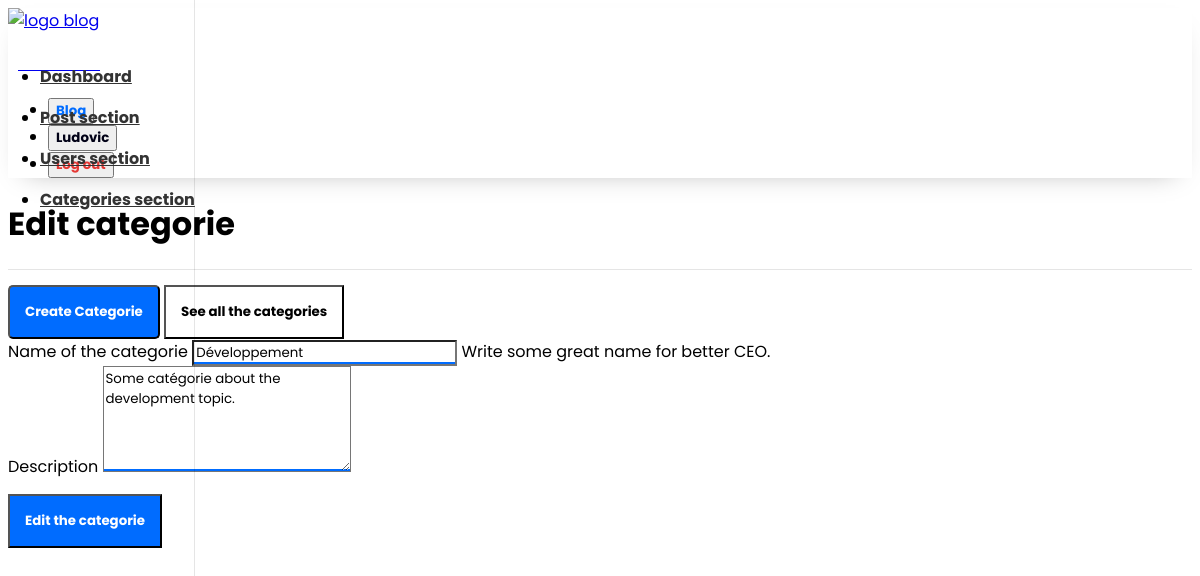
The app's page /app/admin/categories/edit_categories.php?id=15 (signed in) with its own data.
### tables this page shows
CREATE TABLE `categories` (
  `id` int(11) NOT NULL,
  `name` varchar(100) NOT NULL,
  `description` text NOT NULL
);

### app/controllers/categories.php (called while the page is built, shortened)
<?php
include(ROOT_PATH . "/app/db/database.php");
$table       = "categories";
if (isset($_GET["id"])) {
    $id          = $_GET["id"];
    $categorie   = selectOneInTable($table, ["id" => $id]);
    $name        = $categorie["name"];
    $description = $categorie["description"];
}

### app/db/database.php (called while the page is built, shortened)
<?php
require("connect.php");
function execQuery($sql, $data)
{
    global $conn;
    $fetcher = $conn->prepare($sql);
    $values  = array_values($data);
    $types   = str_repeat("s", count($values));
    $fetcher->bind_param($types, ...$values);
    $fetcher->execute();
    return $fetcher;
}
function selectOneInTable($table, $conditions)
{
    $sql = "SELECT * FROM $table";
    $i = 0;
    foreach ($conditions as $key => $value) {
        if ($i === 0) {
            $sql = $sql . " WHERE $key=?";
        } else {
            $sql = $sql . " AND $key=?";
        }
        $i++;
    }
    $sql     = $sql . " LIMIT 1";
    $fetcher = execQuery($sql, $conditions);
    $payload = $fetcher->get_result()->fetch_assoc();
    return $payload;
}

### app/admin/categories/edit_categories.php (the view, shortened to what this page needs)
<?php
    include(ROOT_PATH . "/app/controllers/categories.php");
?>
<!DOCTYPE html>
<html lang="en">
<head>
    <link rel="stylesheet"
        href="https://unpkg.com/bootstrap-material-design@4.1.1/dist/css/bootstrap-material-design.min.css"
 />
    <link rel="stylesheet" href="https://unicons.iconscout.com/release/v2.0.1/css/unicons.css" />
    <link href="https://cdn.jsdelivr.net/npm/summernote@0.8.15/dist/summernote.min.css" rel="stylesheet" />
    <link href="../../../assets/dashboard.css" rel="stylesheet" />
</head>
<body>
    <?php include(ROOT_PATH . "/app/components/navbar_dashboard.php") ?>
    <div class="container-fluid">
        <div class="row">
            <main role="main" class="col-md-9 ml-sm-auto col-lg-10 pt-3 px-4">
                <div
                    class="d-flex justify-content-between flex-wrap flex-md-nowrap align-items-center pb-2 mb-3 border-bottom">
                    <h1 style="font-weight: bold">Edit categorie</h1>
                </div>
                <a href="<?php echo BASE_URL . "app/admin/categories/create_categorie.php" ?>"
                    style="text-decoration: none">
                    <button class="btn mr-2"
                        style="background-color: #006cff; color: white; padding: 15px; font-weight: bold; margin-top: 15px; border-radius: 5px">
                        <i class='uil uil-folder-plus'></i>Create Categorie
                    </button>
                </a>
                <a href="<?php echo BASE_URL . "app/admin/categories/categories.php" ?>" style="text-decoration: none">
                    <button class="btn"
                        style="background-color: white; color: black; padding: 15px; font-weight: bold; margin-top: 15px">
                        See all the categories
                    </button>
                </a>
                <div class="mt-5">
                    <form action="edit_categories.php" method="post">
                        <div class="form-group">
                            <label for="exampleInputEmail1">Name of the categorie</label>
                            <input name="name" value="<?php echo $name; ?>" type="text" class="form-control"
                                id="exampleInputEmail1" />
                            <span class="bmd-help">Write some great name for better CEO.</span>
                        </div>
                        <div class="form-group">
                            <label for="exampleTextarea" class="bmd-label-floating">Description</label>
                            <textarea name="description" class="form-control" id="exampleTextarea"
                                rows="5"><?php echo $description; ?></textarea>
                        </div>
                        <button name="update-categorie" type="submit" class="btn mr-2"
                            style="background-color: #006cff; color: white; padding: 15px; font-weight: bold; margin-top: 15px">
                            Edit the categorie
                        </button>
                    </form>
                </div>
            </main>
        </div>
    </div>
</body>
</html>

### assets/dashboard.css (style rules this page uses)
* { font-family: "Poppins", sans-serif !important; }
body { background-color: white !important; }
.border-bottom { border-bottom: 1px solid #e5e5e5; }
.custom-file-control, .form-control, .is-focused .custom-file-control, .is-focused .form-control { background-image: linear-gradient(0deg, #006cff 2px, rgba(0, 150, 136, 0) 0), linear-gradient(0deg, rgba(0, 0, 0, 0.26) 1px, transparent 0); color: black !important; }

### records on screen
categories: name "Développement", description "Some catégorie about the development topic."

### other values on screen
$_SESSION['user_name'] "Ludovic"
